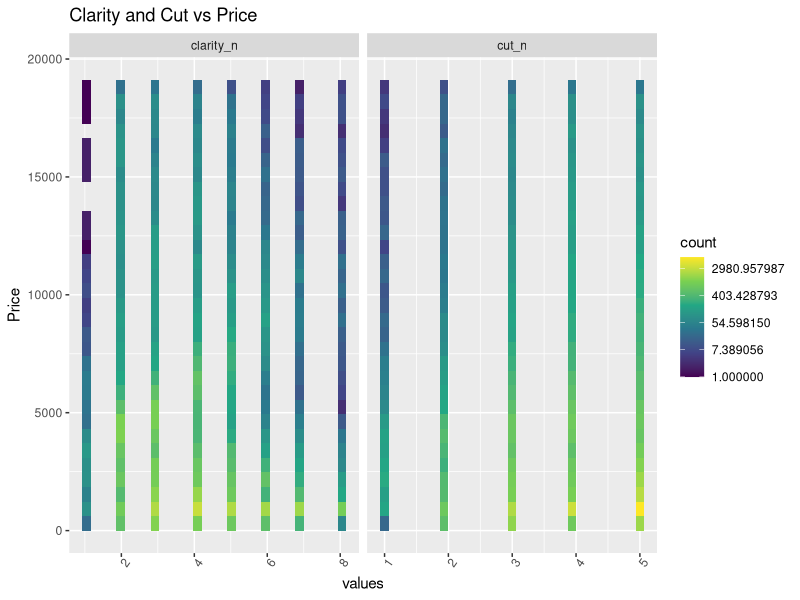
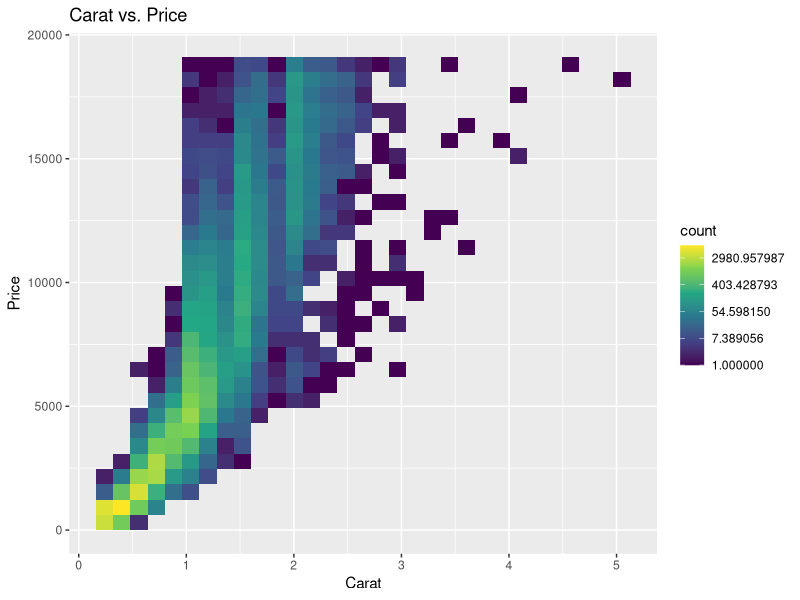
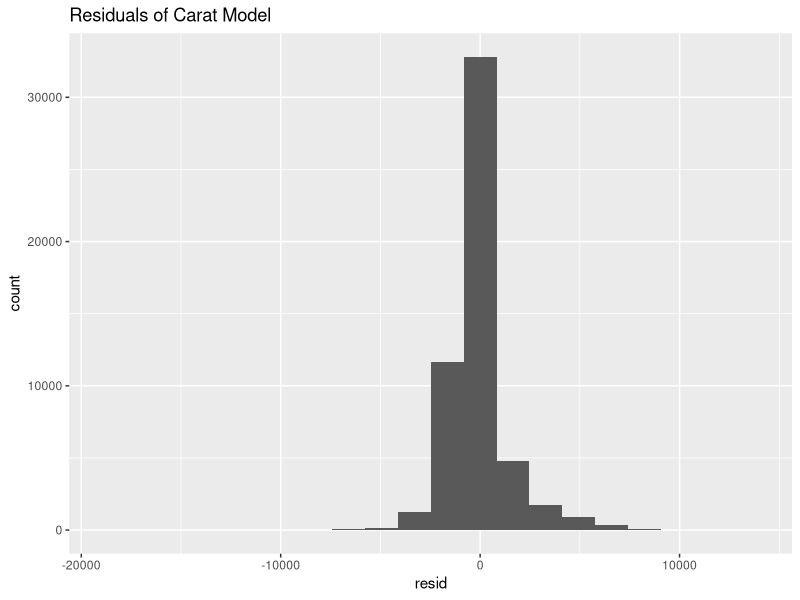
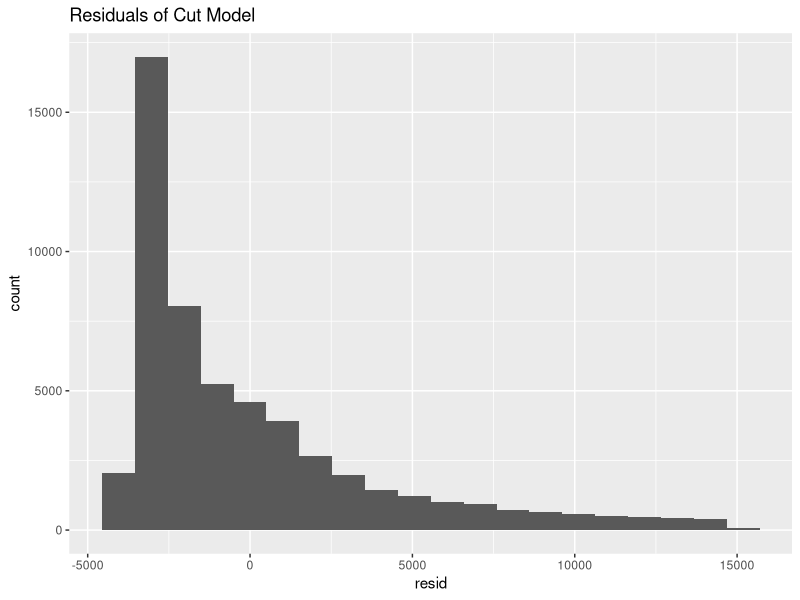
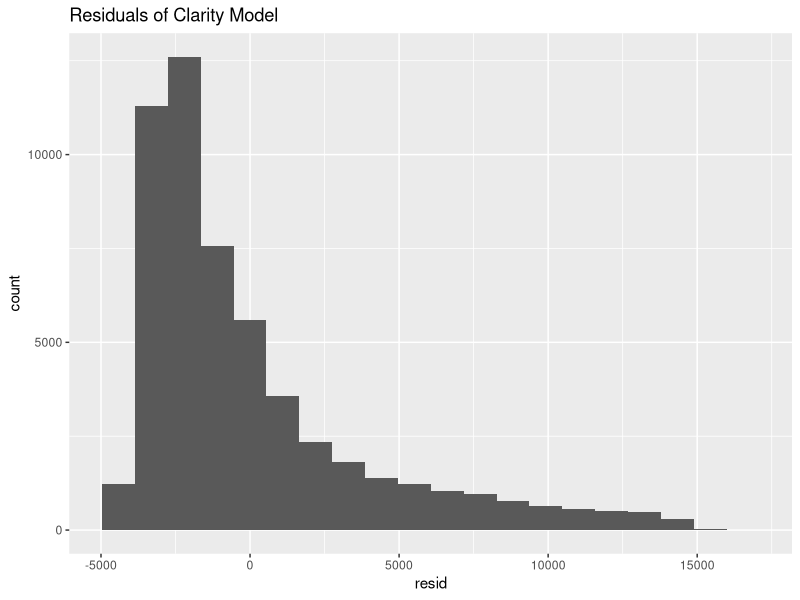

Here is the R script that generated these plots, in order: (Note: this script raises an error after producing the figures.)
## ---- chunk 1
library(readr)
diamond_df <- read_csv("data/diamonds.csv")
## ---- chunk 2
library(tidyverse)
diamond_1 <- diamonds %>%
  select(carat, cut, clarity, price) %>%
  mutate(
    cut_n = as.numeric(factor(
      cut,
      levels = c("Fair", "Good", "Very Good", "Premium", "Ideal")
    )
  ),
    clarity_n = as.numeric(factor(
      clarity,
      levels = c("I1", "SI2", "SI1", "VS2", "VS1", "VVS2", "VVS1", "IF")
    ))
  )
## ---- chunk 3
library(broom)
library(tidyverse)
library(modelr)
Diamond_model_a <- lm(price ~ carat, data = diamond_1)
Diamond_model_a %>%
  glance()

Diamond_model_u <- lm(price ~ cut_n, data = diamond_1)
Diamond_model_u %>%
  glance()

Diamond_model_y <- lm(price ~ clarity_n, data = diamond_1)
Diamond_model_y %>%
  glance()

diamond_ma_df <- diamond_1 %>%
  add_predictions(Diamond_model_a) %>%
  add_residuals(Diamond_model_a)
diamond_mu_df <- diamond_1 %>%
  add_predictions(Diamond_model_u) %>%
  add_residuals(Diamond_model_u)
diamond_my_df <- diamond_1 %>%
  add_predictions(Diamond_model_y) %>%
  add_residuals(Diamond_model_y)
## ---- chunk 4
diamond_1 %>%
  pivot_longer(cols = cut_n:clarity_n,
               names_to = "measurement",
               values_to = "value") %>%
  ggplot() +
  geom_bin2d(aes(x = value, y = price)) +
  labs(
    title = "Clarity and Cut vs. Price",
    x = "values",
    y = "Price"
  ) + 
scale_fill_viridis_c(trans = "log") +
  facet_wrap(~ measurement, scales = "free_x") +
  labs(title = "Clarity and Cut vs Price") +
  theme(axis.text.x = element_text(angle = 55))
## ---- chunk 5
diamond_1 %>%
  ggplot() +
  geom_bin2d(aes(x = carat, y = price)) +
  labs(
    title = "Carat vs. Price",
    x = "Carat",
    y = "Price"
  ) + 
scale_fill_viridis_c(trans = "log")
## ---- chunk 6
diamond_ma_df %>%
  ggplot()+
  geom_histogram(mapping = aes(x = resid), bins = 20) +
  labs(title = "Residuals of Carat Model")
diamond_mu_df %>%
  ggplot()+
  geom_histogram(mapping = aes(x = resid), bins = 20) +
  labs(title = "Residuals of Cut Model")
diamond_my_df %>%
  ggplot()+
  geom_histogram(mapping = aes(x = resid), bins = 20) +
  labs(title = "Residuals of Clarity Model")
## ---- chunk 7
sessionInfo()
suppressPackageStartupMessages(library(tidyverse))
suppressPackageStartupMessages(library(broom))
suppressPackageStartupMessages(library(modelr))
diamonds <- readr::read_csv("data/sample_data.csv")
## ---- chunk 8
diamond_1 <- diamonds %>%
  select(carat, cut, clarity, price) %>%
  mutate(
    cut_n = as.numeric(factor(
      cut,
      levels = c("Fair", "Good", "Very Good", "Premium", "Ideal")
    )
  ),
    clarity_n = as.numeric(factor(
      clarity,
      levels = c("I1", "SI2", "SI1", "VS2", "VS1", "VVS2", "VVS1", "IF")
    ))
  )
## ---- chunk 9
diamond_1 %>%
  pivot_longer(cols = cut_n:clarity_n,
               names_to = "measurement",
               values_to = "value") %>%
  ggplot() +
    geom_bin2d(aes(x = value, y = price)) +
    scale_fill_viridis_c(trans = "log") +
    facet_wrap(~ measurement, scales = "free_x")
## ---- chunk 10

diamond_1 %>%
  ggplot() +
  geom_bin2d(aes(x = carat, y = price)) +
  labs(
    title = "Carat vs. Price",
    x = "Carat",
    y = "Price"
  ) + 
scale_fill_viridis_c(trans = "log")
## ---- chunk 11
Diamond_model_a <- lm(price ~ carat, data = diamond_1)
## ---- chunk 12
Diamond_model_a %>%
  tidy()
## ---- chunk 13
Diamond_model_a %>%
  glance()
## ---- chunk 14
Diamond_model_u <- lm(price ~ cut_n, data = diamond_1)
## ---- chunk 15
Diamond_model_u %>%
  tidy()
## ---- chunk 16
Diamond_model_u %>%
  glance()
## ---- chunk 17
Diamond_model_y <- lm(price ~ clarity_n, data = diamond_1)
## ---- chunk 18
Diamond_model_y %>%
  tidy()
## ---- chunk 19
Diamond_model_y %>%
  glance()
## ---- chunk 20
diamond_ma_df <- diamond_1 %>%
  add_predictions(Diamond_model_a) %>%
  add_residuals(Diamond_model_a)
## ---- chunk 21
diamond_ma_df
## ---- chunk 22
ggplot(diamond_ma_df) +
  geom_bin2d(aes(x = price, y = carat)) +
  labs(
    title = "Carat vs. Price",
    x = "Price",
    y = "Carat"
  ) + 
scale_fill_viridis_c(trans = "log") +
  geom_abline(slope = Diamond_model_a$coefficients[2], intercept = Diamond_model_a$coefficients[1])
## ---- chunk 23
diamond_mu_df <- diamond_1 %>%
  add_predictions(Diamond_model_u) %>%
  add_residuals(Diamond_model_u)
## ---- chunk 24
diamond_mu_df
## ---- chunk 25
ggplot(diamond_mu_df) +
  geom_point(mapping = aes(x = price, y = cut)) +
  geom_abline(slope = Diamond_model_u$coefficients[2], intercept = Diamond_model_u$coefficients[1])
## ---- chunk 26
diamond_my_df <- diamond_1 %>%
  add_predictions(Diamond_model_y) %>%
  add_residuals(Diamond_model_y)
## ---- chunk 27
diamond_my_df
## ---- chunk 28
ggplot(diamond_my_df) +
  geom_point(mapping = aes(x = price, y = clarity)) +
  geom_abline(slope = Diamond_model_y$coefficients[2], intercept = Diamond_model_y$coefficients[1])
## ---- chunk 29
diamond_ma_df %>%
  ggplot()+
  geom_histogram(mapping = aes(x = resid), bins = 20) +
  labs(title = "Residuals of Model A")
## ---- chunk 30
diamond_mu_df %>%
  ggplot()+
  geom_histogram(mapping = aes(x = resid), bins = 20) +
  labs(title = "Residuals of Model U")
## ---- chunk 31
diamond_my_df %>%
  ggplot()+
  geom_histogram(mapping = aes(x = resid), bins = 20) +
  labs(title = "Residuals of Model Y")
